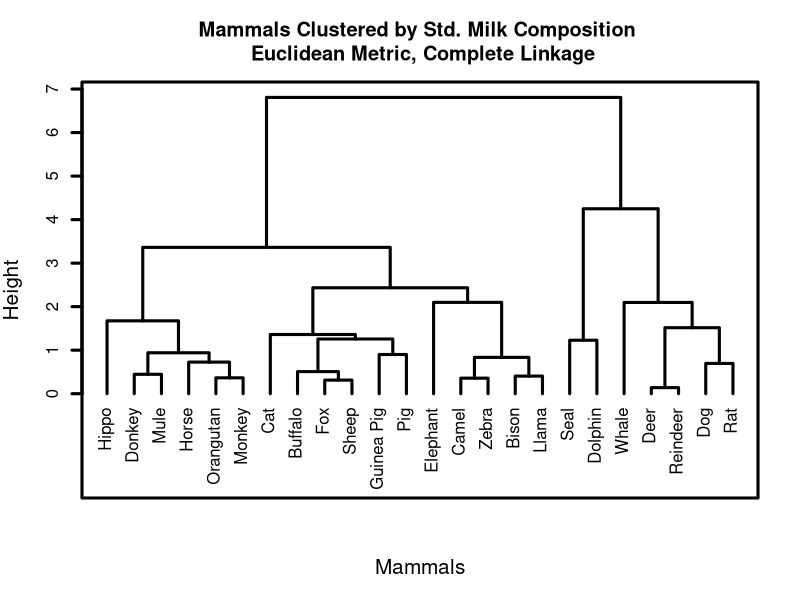
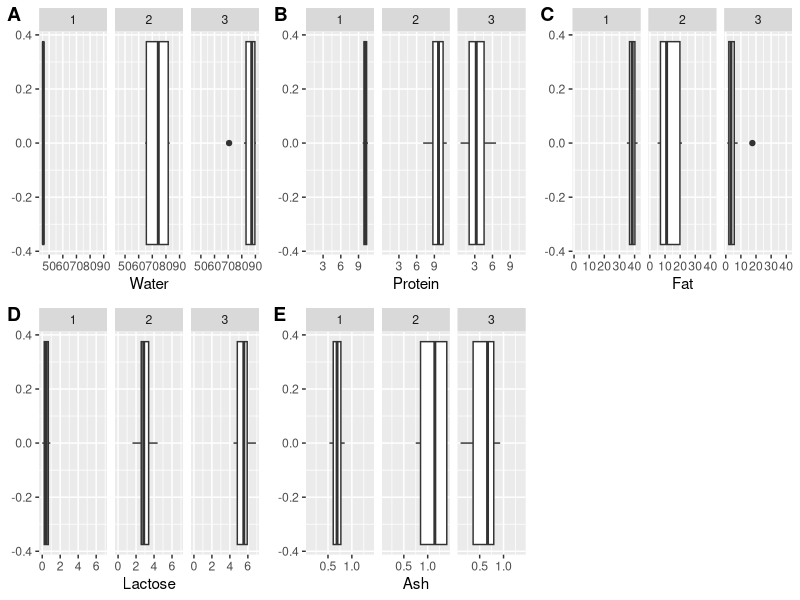
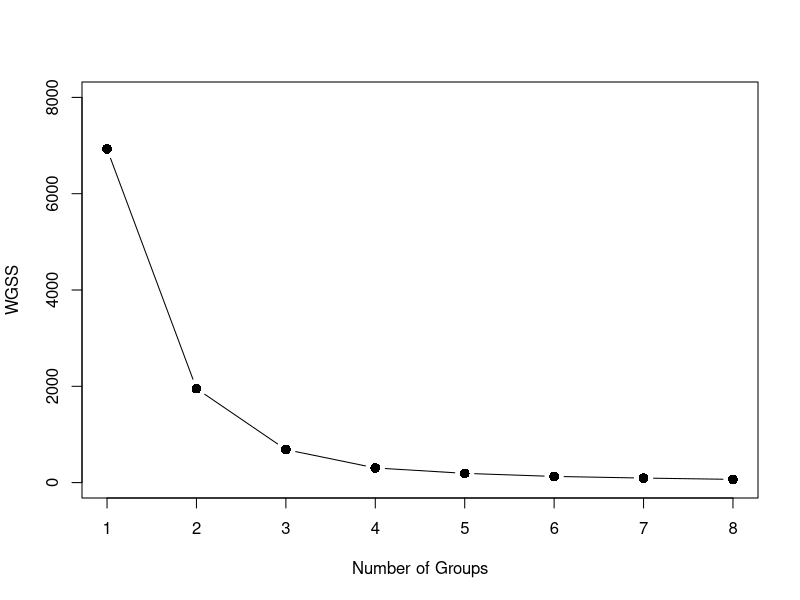

These figures' R source, in order:
## ---- chunk 1
knitr::opts_chunk$set(warning=FALSE, message=FALSE)
## ---- chunk 2
library(tidyverse)
Mammals_Milk<-read.csv("Milk_Composition.csv",header=T,row.names=1)
head(Mammals_Milk)
## ---- chunk 3
summary(Mammals_Milk)
## ---- chunk 4
Mammals_Milk_Std<-round(scale(Mammals_Milk),2)
head(Mammals_Milk_Std)
## ---- chunk 5
Mammals_Milk_Std_HC <- hclust(dist(Mammals_Milk_Std)) # Euclidean Metric, Complex Linkage is the default
plot(Mammals_Milk_Std_HC, lwd=3, main="Mammals Clustered by Std. Milk Composition \n Euclidean Metric, Complete Linkage", sub="", xlab="Mammals", cex.lab=1.25, hang=-1, frame.plot=T)
## ---- chunk 6
set.seed(125)
MMilk_km_3 <- kmeans(Mammals_Milk_Std, centers=3, nstart=100)
MMilk_km_4 <- kmeans(Mammals_Milk_Std, centers=4, nstart=100)
Mammals_Milk <- mutate(Mammals_Milk, "km_3"=MMilk_km_3$cluster, "km_4"=MMilk_km_4$cluster)
Mammals_Milk_3 <- arrange(Mammals_Milk, Mammals_Milk$km_3)
Mammals_Milk_4 <- arrange(Mammals_Milk, Mammals_Milk$km_4)
Mammals_Milk_3
Mammals_Milk_4
## ---- chunk 7
MMilk_Agg_K3 <- round(summarize(group_by(Mammals_Milk, `Cluster`=Mammals_Milk$km_3), `Count`=n(), `Mean_Water`=mean(Water), `Mean_Protein`=mean(Protein), `Mean_Fat`=mean(Fat), `Mean_Lactose`=mean(Lactose), `Mean_Ash`=mean(Ash)),2)
MMilk_Agg_K3

MMilk_Agg_K4 <- round(summarize(group_by(Mammals_Milk, `Cluster`=Mammals_Milk$km_4), `Count`=n(), `Mean_Water`=mean(Water), `Mean_Protein`=mean(Protein), `Mean_Fat`=mean(Fat), `Mean_Lactose`=mean(Lactose), `Mean_Ash`=mean(Ash)),2)
MMilk_Agg_K4
## ---- chunk 8
#install.packages("cowplot")
require(cowplot)
graph1 <- ggplot(Mammals_Milk, aes(Water)) + geom_boxplot() + facet_wrap(vars(Mammals_Milk$km_3))
graph2 <- ggplot(Mammals_Milk, aes(Protein)) + geom_boxplot() + facet_wrap(vars(Mammals_Milk$km_3))
graph3 <- ggplot(Mammals_Milk, aes(Fat)) + geom_boxplot() + facet_wrap(vars(Mammals_Milk$km_3))
graph4 <- ggplot(Mammals_Milk, aes(Lactose)) + geom_boxplot() + facet_wrap(vars(Mammals_Milk$km_3))
graph5 <- ggplot(Mammals_Milk, aes(Ash)) + geom_boxplot() + facet_wrap(vars(Mammals_Milk$km_3))

plot_grid(graph1, graph2, graph3, graph4, graph5, labels = "AUTO")
## ---- chunk 9
wgss <- rep(0,8)
for (i in 1:8) {
  wgss[i]<-kmeans(Mammals_Milk,centers=i,nstart=50)$tot.withinss}
plot(c(1:8),wgss,type="b",pch=16,cex=1.3,ylim=c(0,8000),xlab="Number of Groups",ylab="WGSS")
